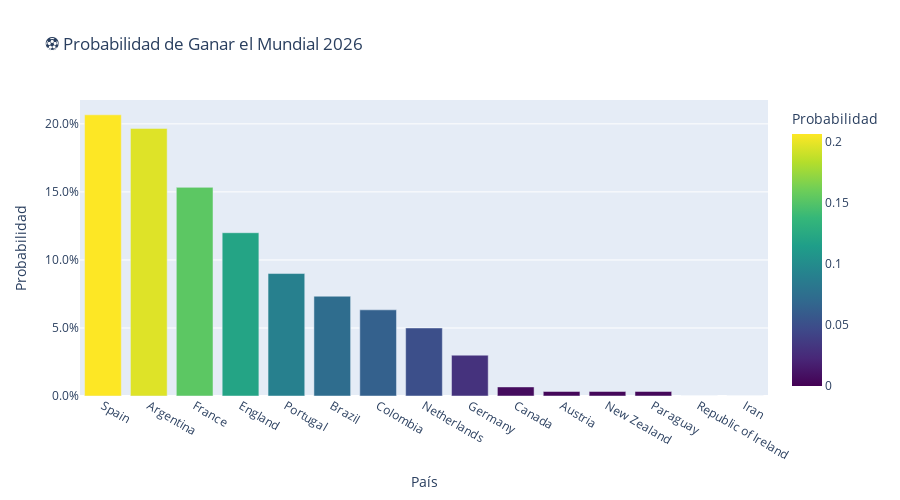

Notebook code cell kept with this figure:
### Markdown cell above
### 📉 Línea de Supervivencia: El Camino de los Candidatos

Este gráfico de líneas traza la trayectoria de los 5 máximos favoritos a lo largo de las distintas etapas del torneo, mostrando cómo se reduce su probabilidad de supervivencia ronda tras ronda.

* **Ejes del Gráfico:**
    * **Eje X (Fases):** Las etapas del Mundial, desde el inicio (100% vivos) hasta la Final.
    * **Eje Y (Probabilidad Acumulada):** La chance de que el equipo siga "vivo" en el torneo en esa fase específica.

* **Interpretación Clave:**
    * **La Pendiente del Peligro:** Una línea que se mantiene alta y recta indica un camino relativamente sencillo. Una línea que cae bruscamente (una pendiente pronunciada) en una fase temprana (ej. R16 o Quarters) sugiere un "cruce de la muerte" donde el favorito probablemente se enfrente a otro gigante y corra riesgo de eliminación.
    * **El Favorito Absoluto:** El equipo cuya línea termina más alta en la fase de "Champion" es el que ha demostrado mayor consistencia y superioridad en las miles de simulaciones.
    * **Convergencia:** Es normal ver que las líneas se cruzan. Un equipo puede tener muchas chances de llegar a semis (línea alta al principio) pero pocas de ganar la final (caída al final), revelando que es un equipo sólido pero quizás no campeón.

### Code cell
# Crea un gráfico de barras utilizando la librería Plotly Express con los datos seleccionados.
fig = px.bar(
    top15,
    x='Team',                                     # Asigna la columna 'Team' al eje horizontal (X).
    y='Champion',                                 # Asigna la columna 'Champion' al eje vertical (Y).
    title='⚽ Probabilidad de Ganar el Mundial 2026', # Establece el título principal del gráfico.
    labels={'Champion': 'Probabilidad', 'Team': 'País'}, # Define las etiquetas personalizadas para los ejes y leyendas.
    color='Champion',                             # Asigna un color a las barras basado en los valores de la columna 'Champion'.
    color_continuous_scale='Viridis'              # Aplica la escala de colores continua 'Viridis' al gráfico.
)

# Actualiza la configuración del diseño del gráfico.
fig.update_layout(
    yaxis_tickformat='.1%',                       # Configura el formato de los valores del eje Y como porcentaje con un decimal.
    height=500                                    # Establece la altura total de la figura en 500 píxeles.
)

# Ejecuta el comando para renderizar y mostrar el gráfico interactivo en la salida.
fig.show()

### Figure 1 — Plotly figure (JSON) as saved in the notebook; plotly's stock layout.template omitted (floating-point values rounded to 4 significant figures)
{"data": [{"hovertemplate": "País=%{x}<br>Probabilidad=%{marker.color}<extra></extra>", "legendgroup": "", "marker": {"color": [0.2067, 0.1967, 0.1533, 0.12, 0.09, 0.07333, 0.06333, 0.05, 0.03, 0.006667, 0.003333, 0.003333, 0.003333, 0.0, 0.0], "coloraxis": "coloraxis", "pattern": {"shape": ""}}, "name": "", "orientation": "v", "showlegend": false, "textposition": "auto", "type": "bar", "x": ["Spain", "Argentina", "France", "England", "Portugal", "Brazil", "Colombia", "Netherlands", "Germany", "Canada", "Austria", "New Zealand", "Paraguay", "Republic of Ireland", "Iran"], "xaxis": "x", "y": [0.2067, 0.1967, 0.1533, 0.12, 0.09, 0.07333, 0.06333, 0.05, 0.03, 0.006667, 0.003333, 0.003333, 0.003333, 0.0, 0.0], "yaxis": "y"}], "layout": {"barmode": "relative", "coloraxis": {"colorbar": {"title": {"text": "Probabilidad"}}, "colorscale": [[0, "#440154"], [0.1111, "#482878"], [0.2222, "#3e4989"], [0.3333, "#31688e"], [0.4444, "#26828e"], [0.5556, "#1f9e89"], [0.6667, "#35b779"], [0.7778, "#6ece58"], [0.8889, "#b5de2b"], [1, "#fde725"]]}, "height": 500, "legend": {"tracegroupgap": 0}, "title": {"text": "⚽ Probabilidad de Ganar el Mundial 2026"}, "xaxis": {"anchor": "y", "domain": [0, 1], "title": {"text": "País"}}, "yaxis": {"anchor": "x", "domain": [0, 1], "tickformat": ".1%", "title": {"text": "Probabilidad"}}}}
